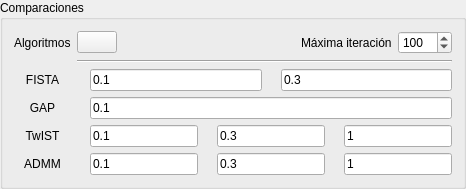
       <widget class="QGroupBox" name="comparisonGroupBox">
        <property name="title">
         <string>Comparaciones</string>
        </property>
        <layout class="QGridLayout" name="gridLayout_2">
         <item row="0" column="0">
          <widget class="QLabel" name="comparisonAlgorithmLabel">
           <property name="text">
            <string>Algoritmos</string>
           </property>
          </widget>
         </item>
         <item row="0" column="1">
          <layout class="QHBoxLayout" name="comparisonAlgorithmHLayout">
           <item>
            <widget class="QPushButton" name="comparisonAlgorithmPushButton">
             <property name="enabled">
              <bool>true</bool>
             </property>
             <property name="toolTip">
              <string>Ver ecuación</string>
             </property>
             <property name="autoFillBackground">
              <bool>false</bool>
             </property>
             <property name="text">
              <string/>
             </property>
             <property name="icon">
              <iconset resource="../assets/assets.qrc">
               <normaloff>:/icons/icons/view.png</normaloff>:/icons/icons/view.png</iconset>
             </property>
            </widget>
           </item>
           <item>
            <spacer name="comparisonHSpacer">
             <property name="orientation">
              <enum>Qt::Horizontal</enum>
             </property>
             <property name="sizeHint" stdset="0">
              <size>
               <width>40</width>
               <height>20</height>
              </size>
             </property>
            </spacer>
           </item>
           <item>
            <widget class="QLabel" name="comparisonMaxiterLabel">
             <property name="text">
              <string>Máxima iteración</string>
             </property>
            </widget>
           </item>
           <item>
            <widget class="QSpinBox" name="comparisonMaxiterSpinBox">
             <property name="minimum">
              <number>1</number>
             </property>
             <property name="maximum">
              <number>9999</number>
             </property>
             <property name="value">
              <number>100</number>
             </property>
            </widget>
           </item>
          </layout>
         </item>
         <item row="1" column="1">
          <widget class="Line" name="comparisonLine">
           <property name="orientation">
            <enum>Qt::Horizontal</enum>
           </property>
          </widget>
         </item>
         <item row="2" column="1">
          <layout class="QHBoxLayout" name="compParamsHLayout1">
           <item>
            <widget class="QLabel" name="compParam1Label1">
             <property name="text">
              <string/>
             </property>
             <property name="textFormat">
              <enum>Qt::AutoText</enum>
             </property>
             <property name="pixmap">
              <pixmap resource="../assets/assets.qrc">:/parameters/parameters/lambda.png</pixmap>
             </property>
             <property name="scaledContents">
              <bool>true</bool>
             </property>
             <property name="wordWrap">
              <bool>false</bool>
             </property>
             <property name="margin">
              <number>0</number>
             </property>
             <property name="indent">
              <number>-1</number>
             </property>
            </widget>
           </item>
           <item>
            <widget class="QLineEdit" name="compParam1LineEdit1">
             <property name="text">
              <string>0.1</string>
             </property>
            </widget>
           </item>
           <item>
            <widget class="QLabel" name="compParam2Label1">
             <property name="enabled">
              <bool>true</bool>
             </property>
             <property name="sizePolicy">
              <sizepolicy hsizetype="Preferred" vsizetype="Preferred">
               <horstretch>0</horstretch>
               <verstretch>0</verstretch>
              </sizepolicy>
             </property>
             <property name="text">
              <string/>
             </property>
             <property name="pixmap">
              <pixmap resource="../assets/assets.qrc">:/parameters/parameters/mu.png</pixmap>
             </property>
             <property name="scaledContents">
              <bool>true</bool>
             </property>
            </widget>
           </item>
           <item>
            <widget class="QLineEdit" name="compParam2LineEdit1">
             <property name="text">
              <string>0.3</string>
             </property>
            </widget>
           </item>
          </layout>
         </item>
         <item row="2" column="0">
          <widget class="QLabel" name="fistaLabel">
           <property name="text">
            <string>FISTA</string>
           </property>
           <property name="alignment">
            <set>Qt::AlignCenter</set>
           </property>
          </widget>
         </item>
         <item row="3" column="1">
          <layout class="QHBoxLayout" name="compParamsHLayout2">
           <item>
            <widget class="QLabel" name="compParam1Label2">
             <property name="text">
              <string/>
             </property>
             <property name="textFormat">
              <enum>Qt::AutoText</enum>
             </property>
             <property name="pixmap">
              <pixmap resource="../assets/assets.qrc">:/parameters/parameters/lambda.png</pixmap>
             </property>
             <property name="scaledContents">
              <bool>true</bool>
             </property>
             <property name="wordWrap">
              <bool>false</bool>
             </property>
             <property name="margin">
              <number>0</number>
             </property>
             <property name="indent">
              <number>-1</number>
             </property>
            </widget>
           </item>
           <item>
            <widget class="QLineEdit" name="compParam1LineEdit2">
             <property name="text">
              <string>0.1</string>
             </property>
            </widget>
           </item>
          </layout>
         </item>
         <item row="4" column="0">
          <widget class="QLabel" name="twistLabel">
           <property name="text">
            <string>TwIST</string>
           </property>
           <property name="alignment">
            <set>Qt::AlignCenter</set>
           </property>
          </widget>
         </item>
         <item row="3" column="0">
          <widget class="QLabel" name="gapLabel">
           <property name="text">
            <string>GAP</string>
           </property>
           <property name="alignment">
            <set>Qt::AlignCenter</set>
           </property>
          </widget>
         </item>
         <item row="5" column="0">
          <widget class="QLabel" name="admmLabel">
           <property name="text">
            <string>ADMM</string>
           </property>
           <property name="alignment">
            <set>Qt::AlignCenter</set>
           </property>
          </widget>
         </item>
         <item row="4" column="1">
          <layout class="QHBoxLayout" name="compParamsHLayout3">
           <item>
            <widget class="QLabel" name="compParam1Label3">
             <property name="text">
              <string/>
             </property>
             <property name="textFormat">
              <enum>Qt::AutoText</enum>
             </property>
             <property name="pixmap">
              <pixmap resource="../assets/assets.qrc">:/parameters/parameters/lambda.png</pixmap>
             </property>
             <property name="scaledContents">
              <bool>true</bool>
             </property>
             <property name="wordWrap">
              <bool>false</bool>
             </property>
             <property name="margin">
              <number>0</number>
             </property>
             <property name="indent">
              <number>-1</number>
             </property>
            </widget>
           </item>
           <item>
            <widget class="QLineEdit" name="compParam1LineEdit3">
             <property name="text">
              <string>0.1</string>
             </property>
            </widget>
           </item>
           <item>
            <widget class="QLabel" name="compParam2Label3">
             <property name="enabled">
              <bool>true</bool>
             </property>
             <property name="sizePolicy">
              <sizepolicy hsizetype="Preferred" vsizetype="Preferred">
               <horstretch>0</horstretch>
               <verstretch>0</verstretch>
              </sizepolicy>
             </property>
             <property name="text">
              <string/>
             </property>
             <property name="pixmap">
              <pixmap resource="../assets/assets.qrc">:/parameters/parameters/alpha.png</pixmap>
             </property>
             <property name="scaledContents">
              <bool>true</bool>
             </property>
            </widget>
           </item>
           <item>
            <widget class="QLineEdit" name="compParam2LineEdit3">
             <property name="text">
              <string>0.3</string>
             </property>
            </widget>
           </item>
           <item>
            <widget class="QLabel" name="compParam3Label3">
             <property name="text">
              <string/>
             </property>
             <property name="pixmap">
              <pixmap resource="../assets/assets.qrc">:/parameters/parameters/beta.png</pixmap>
             </property>
            </widget>
           </item>
           <item>
            <widget class="QLineEdit" name="compParam3LineEdit3">
             <property name="text">
              <string>1</string>
             </property>
            </widget>
           </item>
          </layout>
         </item>
         <item row="5" column="1">
          <layout class="QHBoxLayout" name="compParamsHLayout4">
           <item>
            <widget class="QLabel" name="compParam1Label4">
             <property name="text">
              <string/>
             </property>
             <property name="textFormat">
              <enum>Qt::AutoText</enum>
             </property>
             <property name="pixmap">
              <pixmap resource="../assets/assets.qrc">:/parameters/parameters/rho.png</pixmap>
             </property>
             <property name="scaledContents">
              <bool>true</bool>
             </property>
             <property name="wordWrap">
              <bool>false</bool>
             </property>
             <property name="margin">
              <number>0</number>
             </property>
             <property name="indent">
              <number>-1</number>
             </property>
            </widget>
           </item>
           <item>
            <widget class="QLineEdit" name="compParam1LineEdit4">
             <property name="text">
              <string>0.1</string>
             </property>
            </widget>
           </item>
           <item>
            <widget class="QLabel" name="compParam2Label4">
             <property name="enabled">
              <bool>true</bool>
             </property>
             <property name="sizePolicy">
              <sizepolicy hsizetype="Preferred" vsizetype="Preferred">
               <horstretch>0</horstretch>
               <verstretch>0</verstretch>
              </sizepolicy>
             </property>
             <property name="text">
              <string/>
             </property>
             <property name="pixmap">
              <pixmap resource="../assets/assets.qrc">:/parameters/parameters/gamma.png</pixmap>
             </property>
             <property name="scaledContents">
              <bool>true</bool>
             </property>
            </widget>
           </item>
           <item>
            <widget class="QLineEdit" name="compParam2LineEdit4">
             <property name="text">
              <string>0.3</string>
             </property>
            </widget>
           </item>
           <item>
            <widget class="QLabel" name="compParam3Label4">
             <property name="text">
              <string/>
             </property>
             <property name="pixmap">
              <pixmap resource="../assets/assets.qrc">:/parameters/parameters/lambda.png</pixmap>
             </property>
            </widget>
           </item>
           <item>
            <widget class="QLineEdit" name="compParam3LineEdit4">
             <property name="text">
              <string>1</string>
             </property>
            </widget>
           </item>
          </layout>
         </item>
        </layout>
       </widget>
